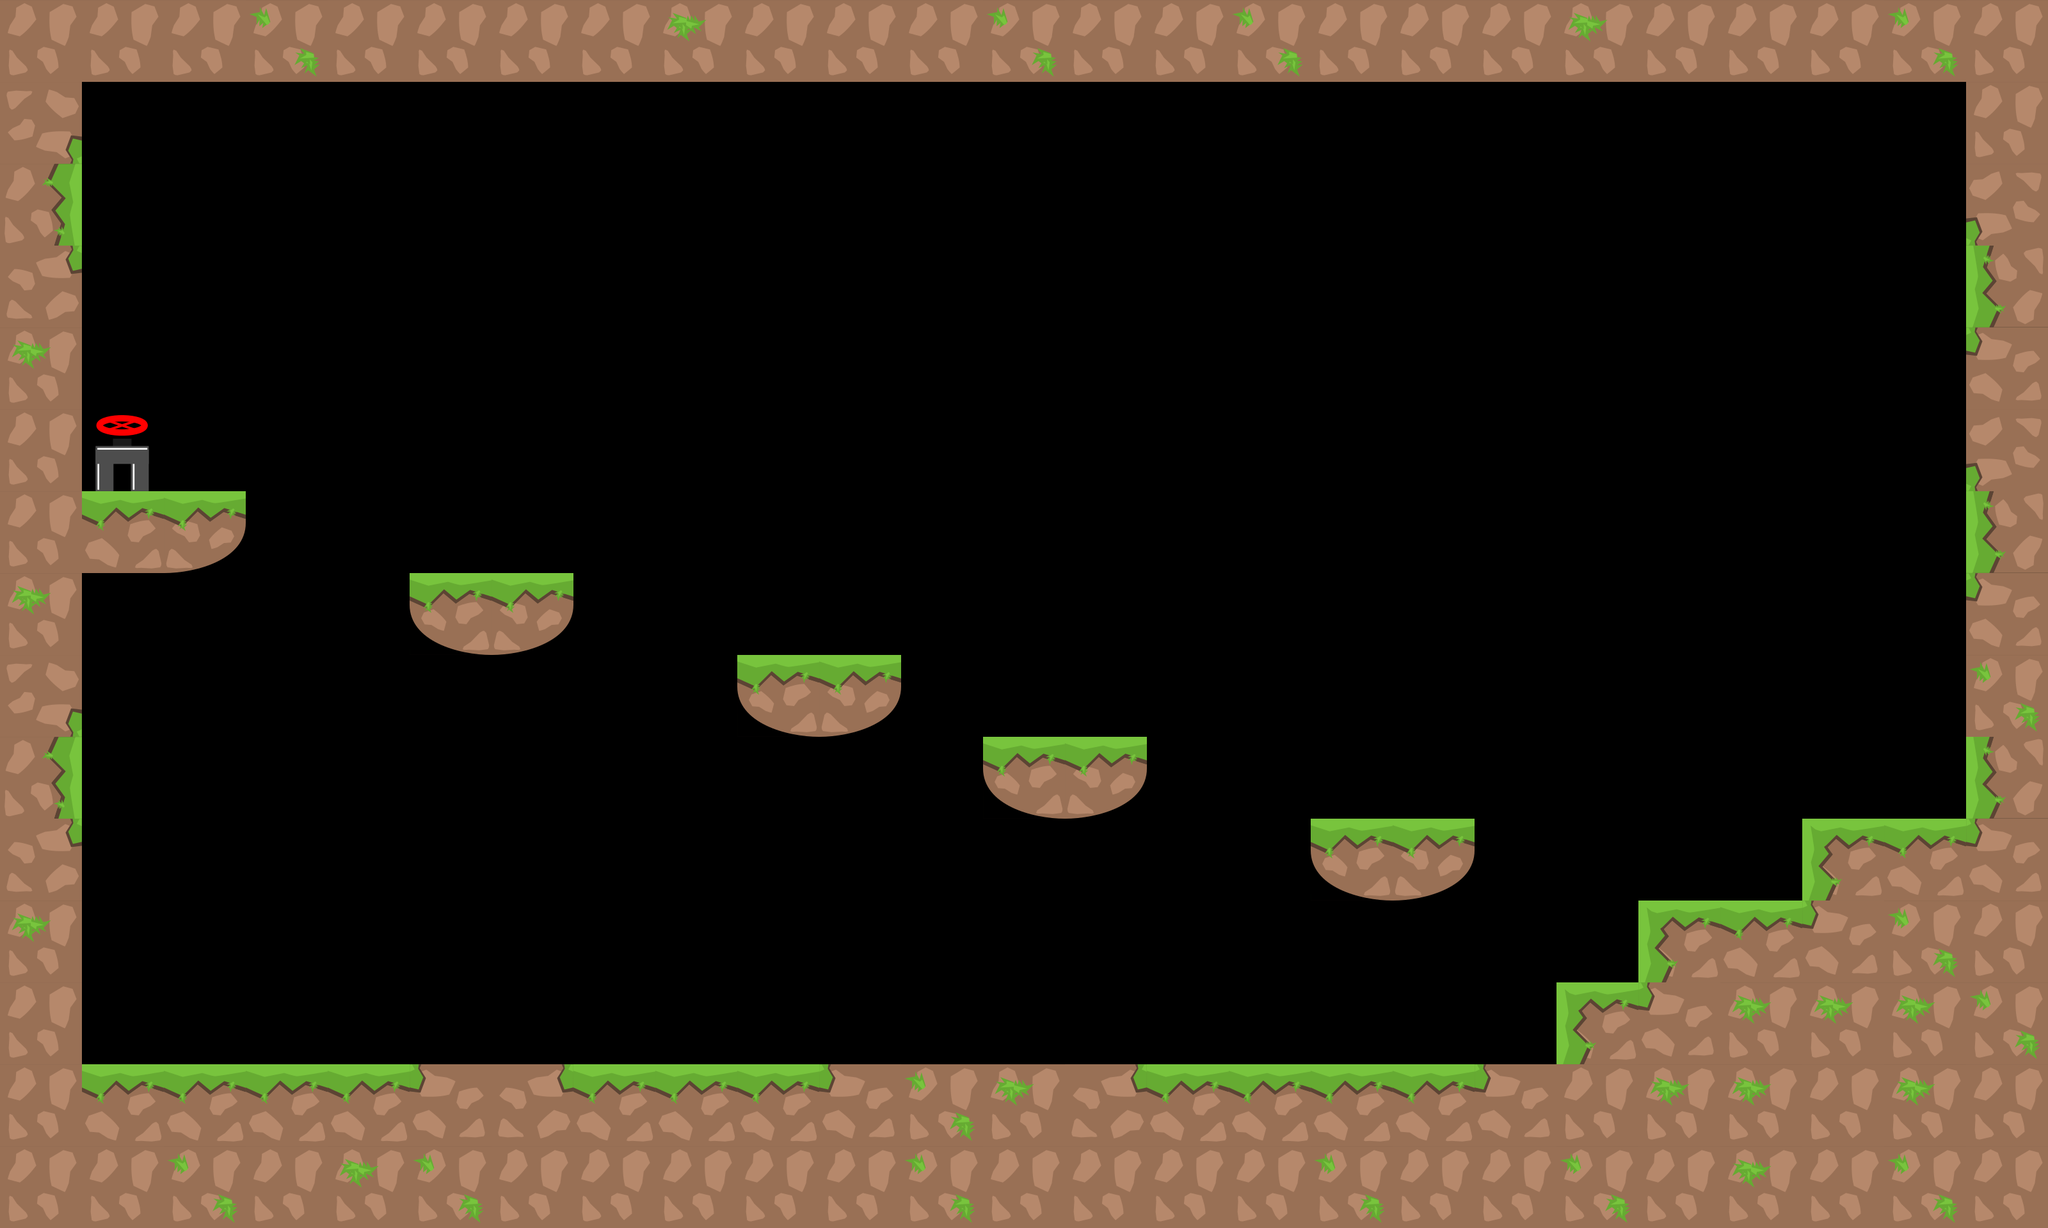

The image is a tile-based game level rendered from a .tmx file. Its description and source (layers, tilesets, objects; grid data summarised) follow:
An orthogonal 25x15 tile map with 128x128 px tiles, 1 tile layer (graphics), 3 tilesets and 23 objects.

<map version="1.0" tiledversion="1.1.1" orientation="orthogonal" renderorder="right-down" width="25" height="15" tilewidth="128" tileheight="128" infinite="0" nextobjectid="94">
 <tileset firstgid="1" source="tiles_128x128.tsx" />
 <tileset firstgid="37" source="tiles_128x128_green.tsx" />
 <tileset firstgid="73" source="tiles_128x128_purple.tsx" />
 <layer name="graphics" width="25" height="15">
  <data>[375 cells, 121 non-empty, 16 distinct tile ids]</data>
 </layer>
 <objectgroup name="info" />
 <objectgroup name="blocks">
  <object id="1" x="8" y="1663.88" width="3196" height="248.122" />
  <object id="2" x="3072" y="4" width="112" height="1696" />
  <object id="3" x="64" y="52" width="64" height="1684" />
  <object id="4" x="8" y="4" width="3172" height="120" />
  <object id="86" x="2816" y="1280" width="256" height="128" />
  <object id="87" x="2560" y="1408" width="256" height="128" />
  <object id="88" x="2432" y="1536" width="128" height="128" />
  <object id="89" x="2048" y="1280" width="256" height="128" />
  <object id="90" x="1536" y="1152" width="256" height="128" />
  <object id="91" x="1152" y="1024" width="256" height="128" />
  <object id="92" x="640" y="896" width="256" height="128" />
  <object id="93" x="128" y="768" width="256" height="128" />
 </objectgroup>
 <objectgroup name="slope" />
 <objectgroup name="passBlock" />
 <objectgroup name="flowers">
  <object id="24" x="2506.18" y="1242.18" width="69.697" height="69.697">
   <ellipse />
  </object>
  <object id="26" x="1009.94" y="732.243" width="69.697" height="69.697">
   <ellipse />
  </object>
  <object id="28" x="476.368" y="602.425" width="69.697" height="69.697">
   <ellipse />
  </object>
  <object id="30" x="2896.37" y="1113.46" width="69.697" height="69.697">
   <ellipse />
  </object>
  <object id="54" x="1369.7" y="1443.27" width="69.697" height="69.697">
   <ellipse />
  </object>
  <object id="55" x="724.247" y="1440.24" width="69.697" height="69.697">
   <ellipse />
  </object>
  <object id="56" x="1625.94" y="986.183" width="69.697" height="69.697">
   <ellipse />
  </object>
  <object id="57" x="2139.76" y="1128.12" width="69.697" height="69.697">
   <ellipse />
  </object>
  <object id="83" x="1238.19" y="876.121" width="69.697" height="69.697">
   <ellipse />
  </object>
  <object id="84" x="737.944" y="739.274" width="69.697" height="69.697">
   <ellipse />
  </object>
 </objectgroup>
 <objectgroup name="end">
  <object id="44" x="192.561" y="702.697">
   <ellipse />
  </object>
 </objectgroup>
 <objectgroup name="pushBlocks" />
</map>
